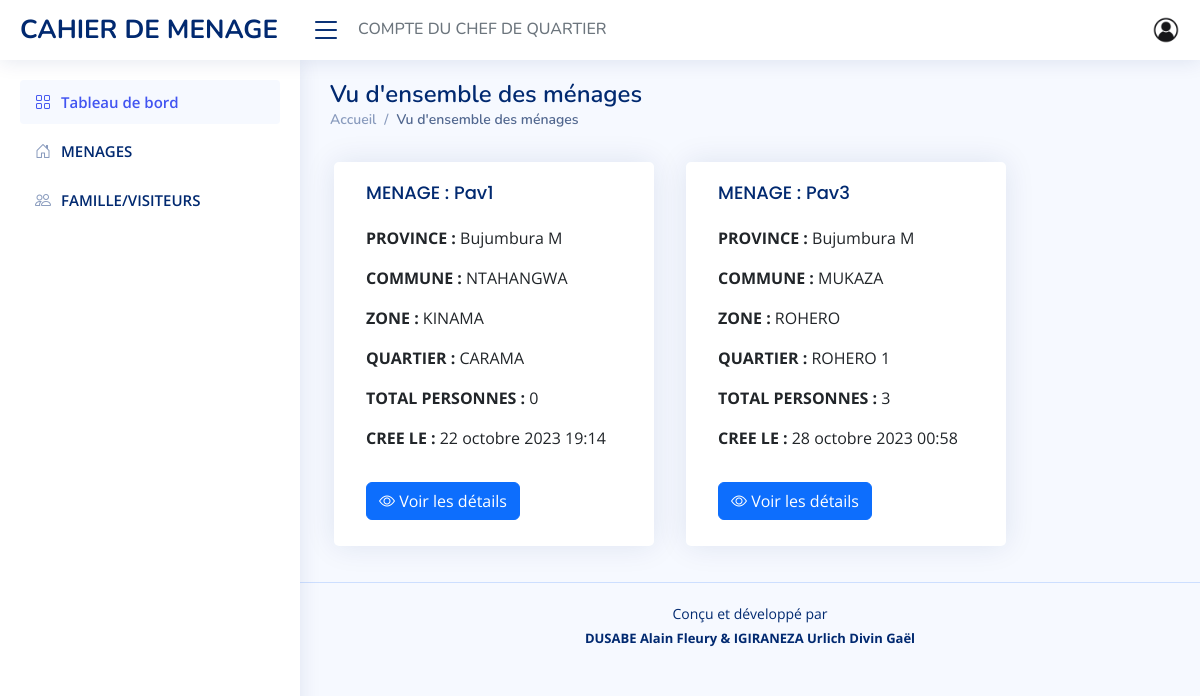
The app's page /household/preview (signed in), older data.
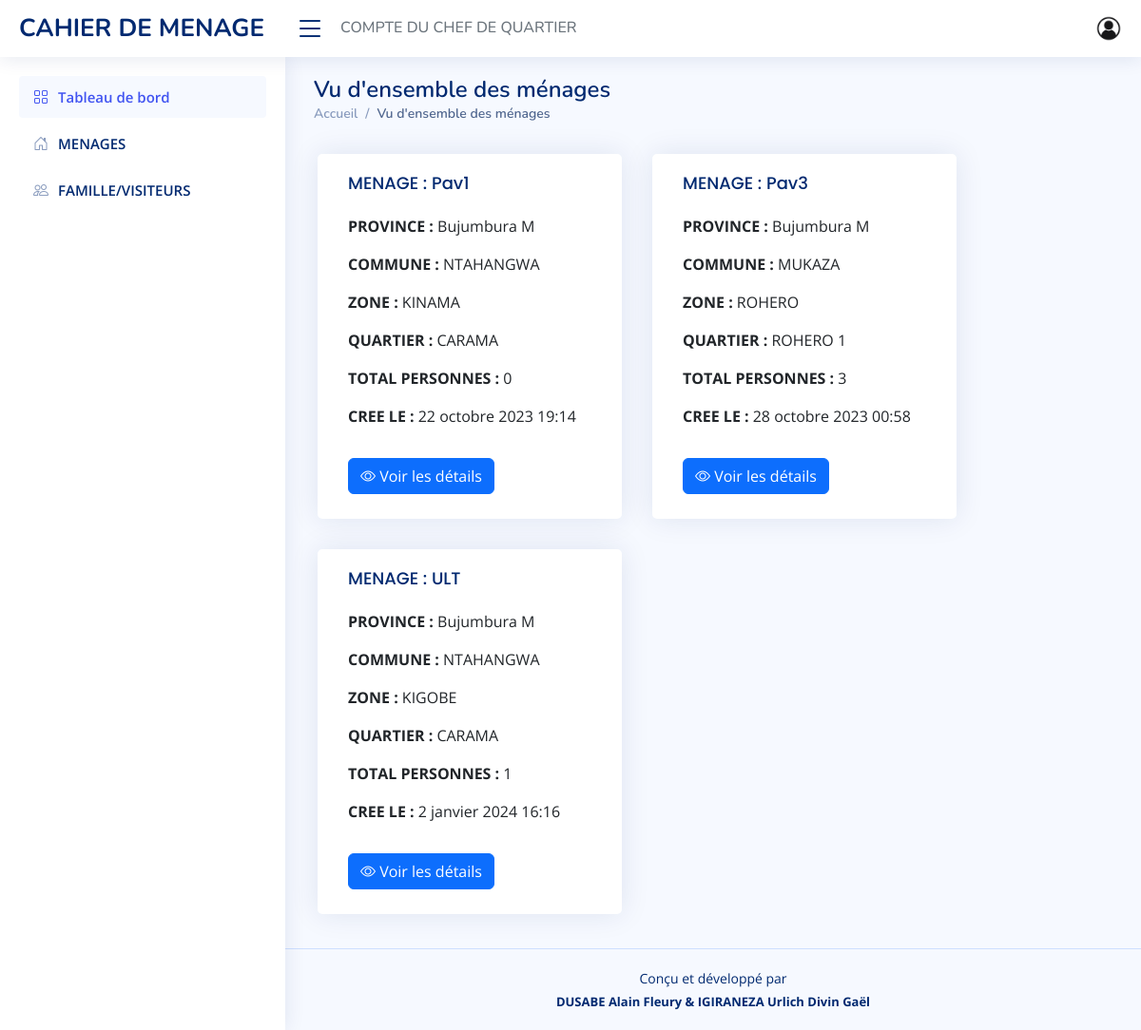
The same page, newer data.
### app/models/household.py (models this page shows, shortened)
class Household(models.Model):
    designation = models.CharField(max_length=100)
    province = models.ForeignKey(Province, on_delete=models.CASCADE)
    commune = models.ForeignKey(Commune, on_delete=models.CASCADE)
    zone = models.ForeignKey(Zone, on_delete=models.CASCADE)
    quartier = models.ForeignKey(Quartier, on_delete=models.CASCADE)
    created_at = models.DateTimeField(auto_now_add=True)
    created_by = models.ForeignKey(User, on_delete=models.CASCADE)

### app/models/province.py (models this page shows, shortened)
class Province (models.Model):
    province = models.CharField(max_length=15, unique=True)

### app/models/commune.py (models this page shows, shortened)
class Commune (models.Model):
    province = models.ForeignKey(Province, on_delete=models.CASCADE)
    commune = models.CharField(max_length=15, unique=True)

### app/models/zone.py (models this page shows, shortened)
class Zone (models.Model):
    province=models.ForeignKey(Province, on_delete=models.CASCADE,null=True,related_name='provinces')
    commune=models.ForeignKey(Commune, on_delete=models.CASCADE,null=True,related_name='communes')
    zone = models.CharField(max_length=15, unique=True)

### app/models/quartier.py (models this page shows, shortened)
class Quartier (models.Model):
    province=models.ForeignKey(Province, on_delete=models.CASCADE,null=True,related_name='_provinces')
    commune=models.ForeignKey(Commune, on_delete=models.CASCADE,null=True,related_name='_communes')
    zone = models.ForeignKey(Zone, on_delete=models.CASCADE,null=True,related_name='_zones')
    quartier = models.CharField(max_length=15, unique=True)

### app/views/household.py (the view)
# urls.py: path('household/preview', household.preview, name ='preview_household'),
@login_required(login_url='login')
def preview(request) :
    page_title = 'Vu d\'ensemble des ménages'
    template = 'app/settings/household/preview.html'
    households_list = Household.objects.filter(created_by=request.user)
    context = {
        'page_title' :page_title,
        'households_list': households_list
    }
    return render(request, template_name=template, context=context)

### app/templatetags/user_tags.py (called while the page is built)
@register.filter
def user_belongs_to_group(user, group_name):
    return user.groups.filter(name=group_name).exists()

### app/templates/app/settings/household/preview.html
{% extends 'app/layouts/default.html' %}
{% block content %}
{% if households_list %}
<div class="row">
    {% for household in households_list %}
    <div class="card m-3" style="width: 20rem; height: 24rem;">
        <div class="card-body">
            <h5 class="card-title credits">MENAGE : {{household.designation}}</h5>
            <p class="card-text"><strong>PROVINCE : </strong>{{household.province.province}}</p>
            <p class="card-text"><strong>COMMUNE : </strong>{{household.commune.commune}}</p>
            <p class="card-text"><strong>ZONE : </strong>{{household.zone.zone}}</p>
            <p class="card-text"><strong>QUARTIER : </strong>{{household.quartier.quartier}}</p>
            <p class="card-text"><strong>TOTAL PERSONNES : </strong>{{household.person_set.count}}</p>
            <p class="card-text"><strong>CREE LE : </strong>{{household.created_at}}</p>
            <a href="{% url 'details_household' household.id %}" type="button" class="btn btn-primary mt-3">
                <i class="bi bi-eye"></i> Voir les détails
            </a>
        </div>
    </div>
    {% endfor %}
</div>
{% else %}
<p class="text-center text-danger" style="font-size: 20px; line-height: 1.5;">PAS DE MENAGE ENREGISTREE</p>
{% endif %}
{% endblock %}

### app/templates/app/layouts/default.html (shortened to what this page needs)
{% load static %}
<!DOCTYPE html>
<html lang="en">
{% include 'app/partials/head.html' %}
<body>
    {% include 'app/partials/navbar.html' %}
    {% include 'app/partials/sidebar.html' %}
    <main id="main" class="main">
        <div class="pagetitle">
            <h1>{{page_title}}</h1>
            <nav>
                <ol class="breadcrumb">
                    <li class="breadcrumb-item"><a href="{% url 'dashboard' %}">Accueil</a></li>
                    <li class="breadcrumb-item active">{{page_title}}</li>
                </ol>
            </nav>
        </div>
        {% block content %}{% endblock %}
    </main>
    {% include 'app/partials/footer.html' %}
</body>
</html>

### app/templates/app/partials/head.html (shortened to what this page needs)
{% load static %}
<head>
    <link href="{% static 'app/vendor/bootstrap/css/bootstrap.min.css' %}" rel="stylesheet">
    <link href="{% static 'app/vendor/bootstrap-icons/bootstrap-icons.css' %}" rel="stylesheet">
    <link href="{% static 'app/vendor/boxicons/css/boxicons.min.css' %}" rel="stylesheet">
    <link href="{% static 'app/vendor/quill/quill.snow.css' %}" rel="stylesheet">
    <link href="{% static 'app/vendor/quill/quill.bubble.css' %}" rel="stylesheet">
    <link href="{% static 'app/vendor/remixicon/remixicon.css' %}" rel="stylesheet">
    <link href="{% static 'app/vendor/simple-datatables/style.css' %}" rel="stylesheet">
    <link href="{% static 'app/css/style.css' %}" rel="stylesheet">
</head>

### app/templates/app/partials/navbar.html (shortened to what this page needs)
{% load static %}
{% load user_tags %}
<header id="header" class="header fixed-top d-flex align-items-center">
    <div class="d-flex align-items-center justify-content-between">
        <a href="{% url 'dashboard' %}" class="logo d-flex align-items-center">
            <span class="d-none d-lg-block">CAHIER DE MENAGE</span>
        </a>
        <i class="bi bi-list toggle-sidebar-btn"></i>
        {% if user|user_belongs_to_group:'chef_quarter' %}
        <h6 class="m-3 text-secondary">COMPTE DU CHEF DE QUARTIER</h6>
        {% endif %}
    </div>
    <nav class="header-nav ms-auto">
        <ul class="d-flex align-items-center">
            <li class="nav-item dropdown pe-3">
                <a class="nav-link nav-profile d-flex align-items-center pe-0" href="#" data-bs-toggle="dropdown">
                    <img src="{% static 'app/img/nav-pic.jpg' %}" alt="Profile" class="rounded-circle">
                </a>
            </li>
        </ul>
    </nav>
</header>

### app/templates/app/partials/sidebar.html (shortened to what this page needs)
<aside id="sidebar" class="sidebar">
  {% load user_tags %}
  <ul class="sidebar-nav" id="sidebar-nav">
    <li class="nav-item">
      <a class="nav-link " href="{% url 'dashboard'%}">
        <i class="bi bi-grid"></i>
        <span>Tableau de bord</span>
      </a>
    </li>
    {% if user|user_belongs_to_group:'chef_quarter' %}
    <li class="nav-item">
      <a class="nav-link collapsed" href="{% url 'view_household' %}">
        <i class="bi bi-house-door"></i>
        <span>MENAGES</span>
      </a>
    </li>
    <li class="nav-item">
      <a class="nav-link collapsed" href="{% url 'family_visitor_overview' %}">
        <i class="bi bi-people"></i>
        <span>FAMILLE/VISITEURS</span>
      </a>
    </li>
    {% endif %}
  </ul>
</aside>

### app/templates/app/partials/footer.html
<footer id="footer" class="footer">
    <div class="copyright">
        Conçu et développé par
    </div>
    <div class="credits"> <strong>DUSABE Alain Fleury & IGIRANEZA Urlich Divin Gaël</strong></a>
    </div>
</footer>

### app/static/app/css/style.css (style rules this page uses)
:root { scroll-behavior: smooth; }
body { font-family: "Open Sans", sans-serif; background: #f6f9ff; color: #444444; }
a { color: #4154f1; text-decoration: none; }
h1, h2, h3, h4, h5, h6 { font-family: "Nunito", sans-serif; }
#main { margin-top: 60px; padding: 20px 30px; transition: all 0.3s; }
.pagetitle { margin-bottom: 10px; }
.pagetitle h1 { font-size: 24px; margin-bottom: 0; font-weight: 600; color: #012970; }
.card { margin-bottom: 30px; border: none; border-radius: 5px; box-shadow: 0px 0 30px rgba(1, 41, 112, 0.1); }
.card-title { padding: 20px 0 15px 0; font-size: 18px; font-weight: 500; color: #012970; font-family: "Poppins", sans-serif; }
.card-body { padding: 0 20px 20px 20px; }
.breadcrumb { font-size: 14px; font-family: "Nunito", sans-serif; color: #899bbd; font-weight: 600; }
.breadcrumb a { color: #899bbd; transition: 0.3s; }
.breadcrumb .breadcrumb-item::before { color: #899bbd; }
.breadcrumb .active { color: #51678f; font-weight: 600; }
.logo { line-height: 1; }
@media (min-width: 1200px) { .logo { width: 280px; } }
.logo span { font-size: 26px; font-weight: 700; color: #012970; font-family: "Nunito", sans-serif; }
.header { transition: all 0.5s; z-index: 997; height: 60px; box-shadow: 0px 2px 20px rgba(1, 41, 112, 0.1); background-color: #fff; padding-left: 20px; }
.header .toggle-sidebar-btn { font-size: 32px; padding-left: 10px; cursor: pointer; color: #012970; }
.header-nav ul { list-style: none; }
.header-nav>ul { margin: 0; padding: 0; }
.header-nav .nav-profile { color: #012970; }
.header-nav .nav-profile img { max-height: 36px; }
.sidebar { position: fixed; top: 60px; left: 0; bottom: 0; width: 300px; z-index: 996; transition: all 0.3s; padding: 20px; overflow-y: auto; scrollbar-width: thin; scrollbar-color: #aab7cf transparent; box-shadow: 0px 0px 20px rgba(1, 41, 112, 0.1); background-color: #fff; }
@media (min-width: 1200px) { #main, #footer { margin-left: 300px; } }
.sidebar-nav { padding: 0; margin: 0; list-style: none; }
.sidebar-nav li { padding: 0; margin: 0; list-style: none; }
.sidebar-nav .nav-item { margin-bottom: 5px; }
.sidebar-nav .nav-link { display: flex; align-items: center; font-size: 15px; font-weight: 600; color: #4154f1; transition: 0.3; background: #f6f9ff; padding: 10px 15px; border-radius: 4px; }
.sidebar-nav .nav-link i { font-size: 16px; margin-right: 10px; color: #4154f1; }
.sidebar-nav .nav-link.collapsed { color: #012970; background: #fff; }
.sidebar-nav .nav-link.collapsed i { color: #899bbd; }
.footer { padding: 20px 0; font-size: 14px; transition: all 0.3s; border-top: 1px solid #cddfff; }
.footer .copyright { text-align: center; color: #012970; }
.footer .credits { padding-top: 5px; text-align: center; font-size: 13px; color: #012970; }

Row changes from the older to the newer data that the page shows:
added Household: designation "ULT", province.province "Bujumbura M", commune.commune "NTAHANGWA", zone.zone "KIGOBE", quartier.quartier "CARAMA", person_set.count "1", created_at "2 janvier 2024 16:16"
